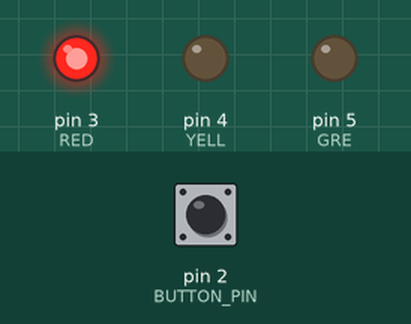
This sketch was run on a simulated Arduino Uno, built with avr-gcc and run on an emulated ATmega328P. Shown: output pins drawn as LEDs (lit = HIGH). Inputs (shaded band) come from the test bench; at power-on: pin 2 (BUTTON_PIN) LOW.

Above: at 1.2 s.
1.3 s: pin 2 (BUTTON_PIN) pulled HIGH for 0.15 s
At 7.0 s:
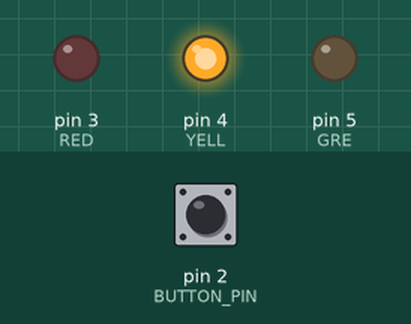
12.8 s: pin 2 (BUTTON_PIN) pulled HIGH for 1 s
At 14.7 s:
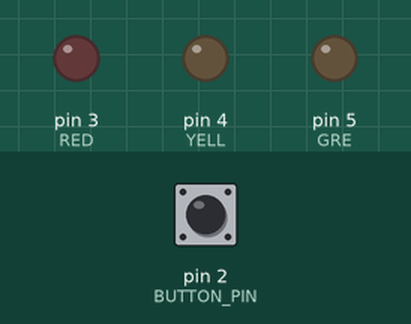
At 21.2 s:
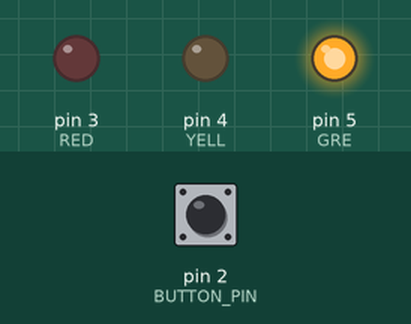
Timing chart, 0 to 26.8 s (numbered marks = the images above; inputs shaded):
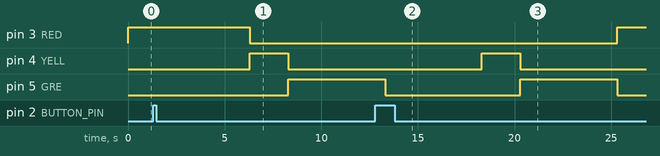

Measured:
- after the input at 1.3 s, pin 3 (RED): HIGH → LOW after 5.0 s; pin 4 (YELL): LOW → HIGH after 5.0 s, → LOW 2.0 s later; pin 5 (GRE): LOW → HIGH after 7.0 s
- after the input at 12.8 s, pin 3 (RED): LOW → HIGH after 12.5 s instead of 0.50 s; pin 4 (YELL): LOW → HIGH after 5.5 s, → LOW 2.0 s later

The sketch:

clr.ino
```cpp
/* Blink
   Turns on an LED on for one second, then off for one second, repeatedly.
*/
#define BUTTON_PIN 2
#define YELL 4
#define RED 3
#define GRE 5
int curr_state = 0;
void setup() {
   pinMode(BUTTON_PIN, INPUT);
   //pinMode(LED_BUILTIN, OUTPUT);
   pinMode(YELL, OUTPUT);
   pinMode(RED, OUTPUT);
   pinMode(GRE, OUTPUT);
}

void loop() {
   if ((curr_state = digitalRead(BUTTON_PIN)) == HIGH) {
        delay(5000);
        digitalWrite(RED, LOW);
        digitalWrite(YELL, HIGH);
        delay(2000);
        digitalWrite(YELL, LOW);
        digitalWrite(GRE, HIGH);
        delay(5000);
        digitalWrite(GRE, LOW);
   }
   else {
      digitalWrite(RED, HIGH);
   }
}
```

empty.ino
```cpp

```
